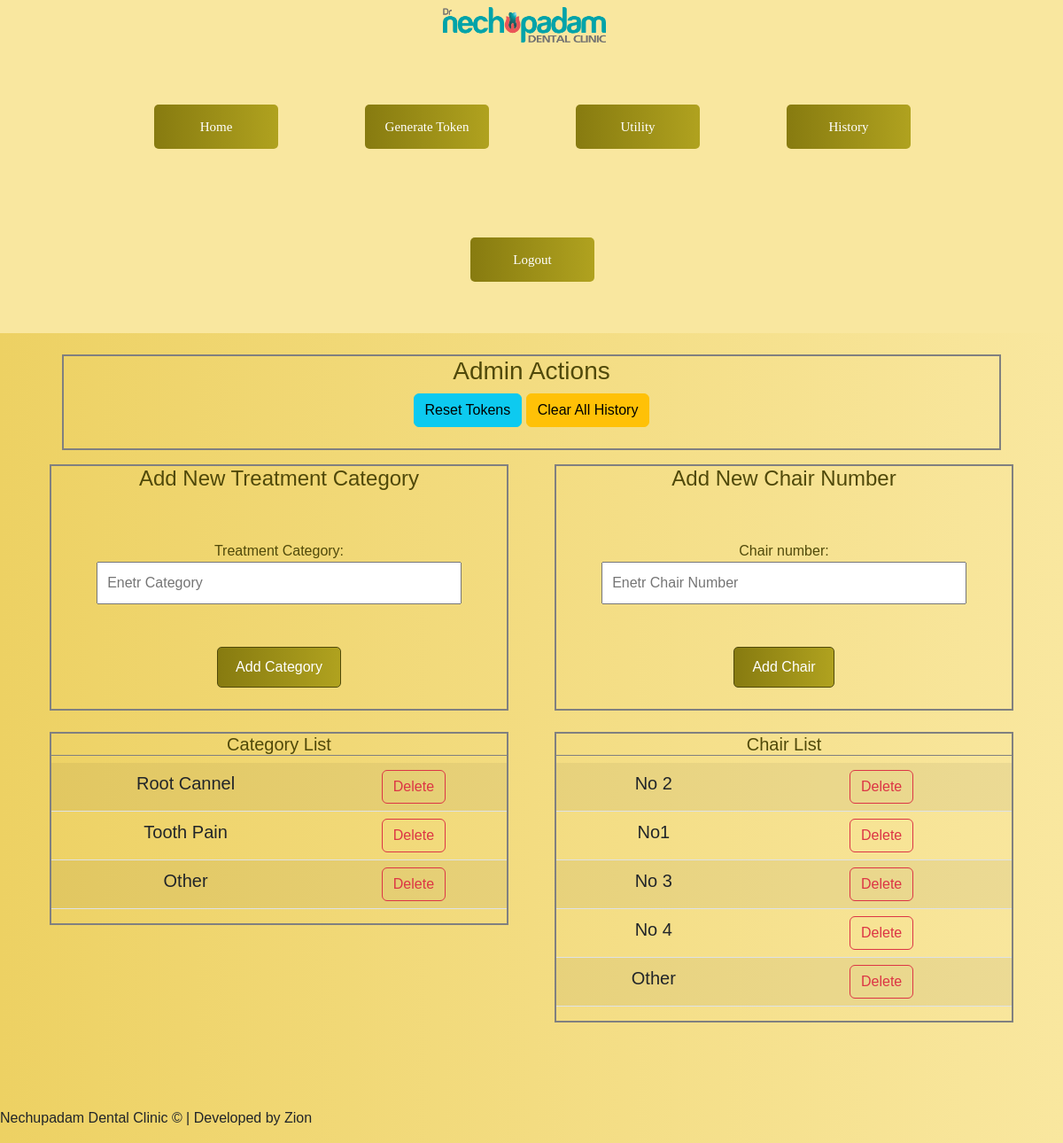
Screenshot of /AddScreen (signed in) with the database file from the repository.
### Home/models.py (models this page shows)
class TreatmentCategory(models.Model):
    title = models.CharField(max_length=255)
    def __str__(self):
        return self.title

class ChairNumber(models.Model):
    Chair_number = models.CharField(max_length=255)
    def __str__(self):
        return self.Chair_number

### Home/views.py (the view)
# urls.py: path("AddScreen",views.AddScreen,name="AddScreen"),
@login_required(login_url="SignIn")
def AddScreen(request):
    form = PatientAddForm()
    form1 = TreatmentCategoryForm()
    form2 = ChairNumberForm()
    tCat = TreatmentCategory.objects.all()
    chair = ChairNumber.objects.all()
    context = {
        "form":form,
        "form1":form1,
        "form2":form2,
        "tcat":tCat,
        "chair":chair,
    }
    return render(request,"categoryadd.html",context)

### Home/forms.py
class PatientAddForm(ModelForm):
    class Meta:
        model = PatientList
        fields = ["Patients_Name","Patients_Age","Phone_Number","Treatment_Category","Chair_Number",]
        widgets = {
            "Patients_Name":TextInput(attrs={"placeholder":"Patient Name"}),
            "Patients_Age":TextInput(attrs={"placeholder":"Patient Age"}),
            "Phone_Number":TextInput(attrs={"type":"number","placeholder":"Phone Number"}),
        }

class TreatmentCategoryForm(ModelForm):
    class Meta:
        model = TreatmentCategory
        fields = "__all__"
        widgets = {
            "title":TextInput(attrs={"placeholder":"Enetr Category"})
        }

### templates/categoryadd.html (shortened to what this page needs)
{% extends "index.html" %}
{% block content %}
<div class="container mt-4">
    <div class="row justify-content-center">
        <div class="col">
        <div class="itemcontainer text-center">
            <h3>Admin Actions</h3>
            <a href="{%url 'TokenReset' %}" class="btn btn-info">Reset Tokens</a>
            <a href="{%url 'ClearHistory' %}" class="btn btn-warning">Clear All History</a>
            <br><br>
        </div>
        </div>
    </div>
    <div class="row justify-content-center mt-3">
        <div class="col-md-6 ">
            <div class="itemcontainer text-center">
                <h4>Add New Treatment Category</h4>
                <br><br>
                <form action="{%url 'AddCategory' %}" method="post">
                    {% for field in form1  %}
                    Treatment Category: <br>
                  {{field}} <br>
                    {% endfor %}
                    <br><br>
                    <button class="button1" type="submit">Add Category</button>
                    <br><br>
                </form>
            </div>
        </div>
        <div class="col-md-6">
            <div class="itemcontainer text-center">
                <h4>Add New Chair Number</h4>
                <br><br>
                <form action="{%url 'AddChair' %}" method="post">
                    {% for field in form2  %}
                    {{field.label}}: <br>
                  {{field}} <br>
                    {% endfor %}
                    <br><br>
                    <button class="button1" type="submit">Add Chair</button>
                    <br><br>
                </form>
            </div>
        </div>
    </div>
    <div class="row mt-4">
        <div class="col-md-6">
            <div class="itemcontainer text-center">
                <h5>Category List</h5>
                <table class="table table-striped mt-2">
                    {% for item in tcat  %}
                    <tr>
                        <td>{{item.title}}</td>
                        <td><a href="{%url 'DeleteCategory' item.id %}" class="btn btn-outline-danger">Delete</a></td>
                    </tr>
                    {% endfor %}
                </table>
            </div>
        </div>
        <div class="col-md-6">
            <div class="itemcontainer text-center">
                <h5>Chair List</h5>
                <table class="table table-striped mt-2">
                    {% for item in chair %}
                    <tr>
                        <td>{{item.Chair_number}}</td>
                        <td><a href="{%url 'DeleteChair' item.id %}" class="btn btn-outline-danger">Delete</a></td>
                    </tr>
                    {% endfor %}
                </table>
            </div>
        </div>
    </div>
</div>
{% endblock %}

### static/css/style.css (style rules this page uses)
body { background-image:linear-gradient(to right, rgb(237, 209, 99), rgb(249, 231, 159)); background-color: rgb(237, 209, 99); font-family:'Gill Sans', 'Gill Sans MT', Calibri, 'Trebuchet MS', sans-serif }
table { font-size: 20px; }
.itemcontainer { color:rgb(80, 73, 10); width:95%; margin: auto; height: auto; border: 2px solid gray; }

### templates/categoryadd.html (style rules this page uses)
.button1 { padding: 10px 20px; border: .5px solid rgb(80, 73, 10); ; border-radius: 5px; font-weight: 500; color: white; background-image: linear-gradient(to right, rgb(135, 123, 16), rgb(176, 162, 31)); }
input,select { padding: 10px; width: 80%; }
h5 { border-bottom:.5px solid gray ; }

### rows the page displays
TreatmentCategory: title "Root Cannel"
TreatmentCategory: title "Tooth Pain"
TreatmentCategory: title "Other"
ChairNumber: Chair_number "No 2"
ChairNumber: Chair_number "No1"
ChairNumber: Chair_number "No 3"
ChairNumber: Chair_number "No 4"
ChairNumber: Chair_number "Other"

### other values shown
{{ field.label }} "Chair number"
